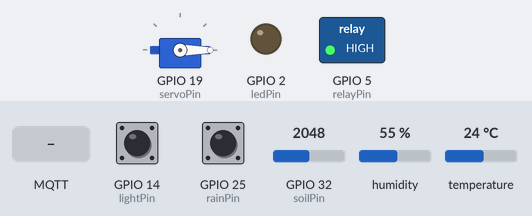
Simulated run of this sketch. Board: ESP32. On the bench: servo, switched loads named in the sketch (green lamp = pin HIGH), output pins drawn as LEDs (lit = HIGH). The test bench sets the inputs (shaded band); at power-on: GPIO 14 (lightPin) HIGH, GPIO 25 (rainPin) HIGH, GPIO 32 (soilPin) = 2048, humidity 55 %, temperature 24 °C. WiFi joins after 1.5 s; servers stay silent unless stated; random numbers use the default seed unless the sketch sets one; no MQTT or app messages arrive unless stated; what the sketch prints to the serial monitor is not drawn.

Above: at 4.2 s.
4.3 s: MQTT message "1" arrives on the first subscribed topic
At 6.5 s:
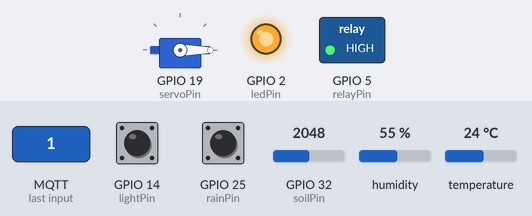
7.5 s: MQTT message "3" arrives on the first subscribed topic
At 10.1 s:
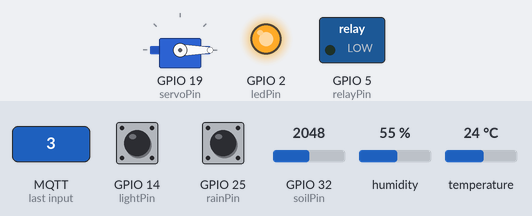
11.1 s: MQTT message "0" arrives on the first subscribed topic
At 12.9 s:
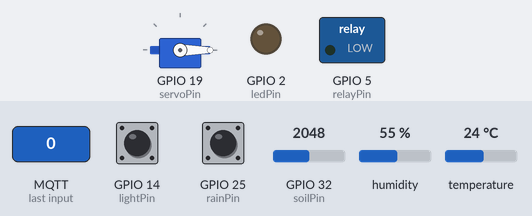
13.6 s: MQTT message "4" arrives on the first subscribed topic
At 16.9 s:
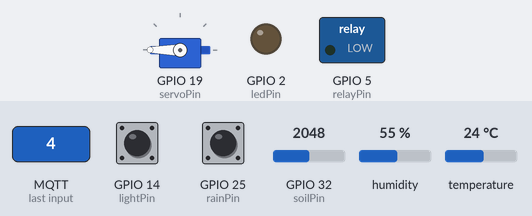
17.6 s: MQTT message "2" arrives on the first subscribed topic
At 19.7 s:
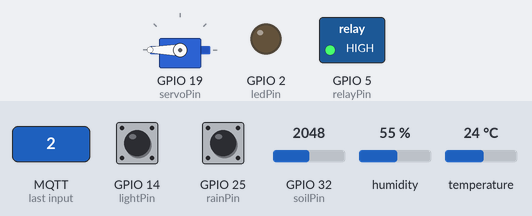
20.1 s: MQTT message "7" arrives on the first subscribed topic
At 24.5 s:
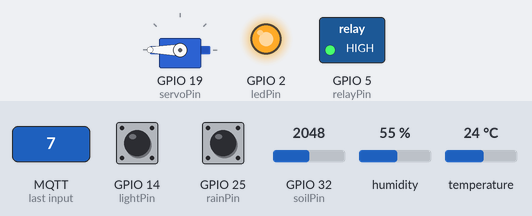
Timing chart, 0 to 26.0 s (numbered marks = the images above; inputs shaded):
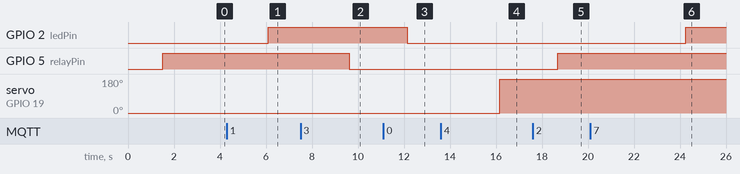

The sketch:

esp32smarthome.ino
```cpp
#include <WiFi.h>
#include <WiFiClient.h>
#include <PubSubClient.h>
#include <DHT.h>
#include <ESP32Servo.h>
#define DHTTYPE DHT11
#define DHTPIN 4
Servo se;

char* ssid = "Miranda";
char* pass = "hanhlong1234";
const char* mqtt_server = "broker.hivemq.com";
WiFiClient espClient;
PubSubClient client(espClient);
unsigned long lastMsg = 0;
float temp = 0;
float hum = 0;
int current_ledState = LOW;
int last_ledState = LOW;
int current_relayState = HIGH;
int last_relayState = HIGH;
int current_servoState = 0;
int last_servoState = 0;
int current_ledAuto = 0;
int current_RelayAuto = 0;
int current_servoAuto = 0;
int ledPin = 2;
int soilPin = 32;
int rainPin = 25;
int relayPin = 5;
int lightPin = 14;
int servoPin = 19;
DHT dht(DHTPIN, DHTTYPE);

void setup_wifi() {
  delay(10);
  // We start by connecting to a WiFi network
  Serial.println();
  Serial.print("Connecting to ");
  Serial.println(ssid);

  WiFi.mode(WIFI_STA);
  WiFi.begin(ssid, pass);

  while (WiFi.status() != WL_CONNECTED) {
    delay(500);
    Serial.print(".");
  }

  randomSeed(micros());

  Serial.println("");
  Serial.println("WiFi connected");
  Serial.println("IP address: ");
  Serial.println(WiFi.localIP());
}
void connect_to_broker() {
  while (!client.connected()) {
    Serial.print("Attempting MQTT connection...");
    String clientId = "ESP32ClientTK-";
    clientId += String(random(0xffff), HEX);
    if (client.connect(clientId.c_str())) {
      Serial.println("connected");
      client.subscribe("/TranKiet");
      client.publish("/TranKiet", "hello");
    } else {
      Serial.print("failed, rc=");
      Serial.print(client.state());
      Serial.println(" try again in 2 seconds");
      delay(2000);
    }
  }
}
void callback(char* topic, byte* payload, unsigned int length) {
  Serial.println("-------new message from broker-----");
  Serial.print("topic: ");
  Serial.println(topic);
  Serial.print("message: ");
  Serial.write(payload, length);
  Serial.println();
  if (*payload == '1') current_ledState = HIGH;
  if (*payload == '0') current_ledState = LOW;
  if (*payload == '2') current_relayState = HIGH;
  if (*payload == '3') current_relayState = LOW;
  if (*payload == '4') current_servoState = 180;
  if (*payload == '5') current_servoState = 0;
  if (*payload == '6') current_ledAuto = 0;
  if (*payload == '7') current_ledAuto = 1;
  if (*payload == '8') current_RelayAuto = 0;
  if (*payload == '9') current_RelayAuto = 1;
  if (*payload == 'a') current_servoAuto = 0;
  if (*payload == 'b') current_servoAuto = 1;
}
void setup() {
  Serial.begin(115200);
  setup_wifi();
  dht.begin();
  digitalWrite(relayPin, current_relayState);
  se.attach(servoPin);
  se.write(current_servoState);
  pinMode(ledPin, OUTPUT);
  pinMode(soilPin, INPUT);
  pinMode(rainPin, INPUT);
  pinMode(lightPin, INPUT);
  pinMode(relayPin, OUTPUT);
  client.setServer(mqtt_server, 1883);
  client.setCallback(callback);
  connect_to_broker();
  client.publish("/tranKiet/led", String(current_ledState).c_str());
  delay(500);
  client.publish("/tranKiet/relay", String(current_relayState).c_str());
  delay(500);
  client.publish("/tranKiet/servo", String(current_servoState).c_str());
  delay(500);
}
void send_data() {
  // client.publish("TranKiet", "12345678");
  // delay(1000);
  hum = dht.readHumidity();
  temp = dht.readTemperature();
  if (isnan(hum) || isnan(temp)) {
    Serial.println("Failed to read from DHT sensor!");
    return;
  } else {
    String t = String(temp);
    String h = String(hum);
    client.publish("/tranKiet/temp", t.c_str());
    client.publish("/tranKiet/hum", h.c_str());
  }
  delay(1000);
  client.publish("/tranKiet/rain", String(digitalRead(rainPin)).c_str());
}
void loop() {
  client.loop();
  if (!client.connected()) {
    connect_to_broker();
  }
  if (last_ledState != current_ledState) {
    last_ledState = current_ledState;
    digitalWrite(ledPin, current_ledState);
    Serial.println(current_ledState);
  }
  delay(500);
  if (last_relayState != current_relayState) {
    last_relayState = current_relayState;
    digitalWrite(relayPin, current_relayState);
    Serial.println(current_relayState);
  }
  delay(500);
  if (last_servoState != current_servoState) {
    last_servoState = current_servoState;
    se.write(current_servoState);
    Serial.println(current_servoState);
  }
  delay(500);
  send_data();
  delay(500);
  int soilValue = analogRead(soilPin);
  if (current_RelayAuto == 1) {
    if (soilValue > 2000) {
      digitalWrite(relayPin, LOW);
    } else {
      digitalWrite(relayPin, HIGH);
    }
    delay(1000);
  }
  int rain = digitalRead(rainPin);
  if (current_servoAuto == 1) {
    if (rain == 0) {
      se.write(0);
    } else {
      se.write(180);
    }
    delay(1000);
  }
  int light = digitalRead(lightPin);
  if (current_ledAuto == 1) {
    if (light == 0) {
      digitalWrite(ledPin, LOW);
    } else {
      digitalWrite(ledPin, HIGH);
    }
    delay(1000);
  }
}
```

Measured:
- after the input at 4.3 s, GPIO 2 (ledPin): LOW → HIGH after 1.8 s
- after the input at 7.5 s, GPIO 5 (relayPin): HIGH → LOW after 2.1 s
- after the input at 11.1 s, GPIO 2 (ledPin): HIGH → LOW after 1.0 s
- after the input at 13.6 s, servo on GPIO 19 (servoPin): 0° → 180° after 2.6 s
- after the input at 17.6 s, GPIO 5 (relayPin): LOW → HIGH after 1.1 s
- after the input at 20.1 s, GPIO 2 (ledPin): LOW → HIGH after 4.1 s
